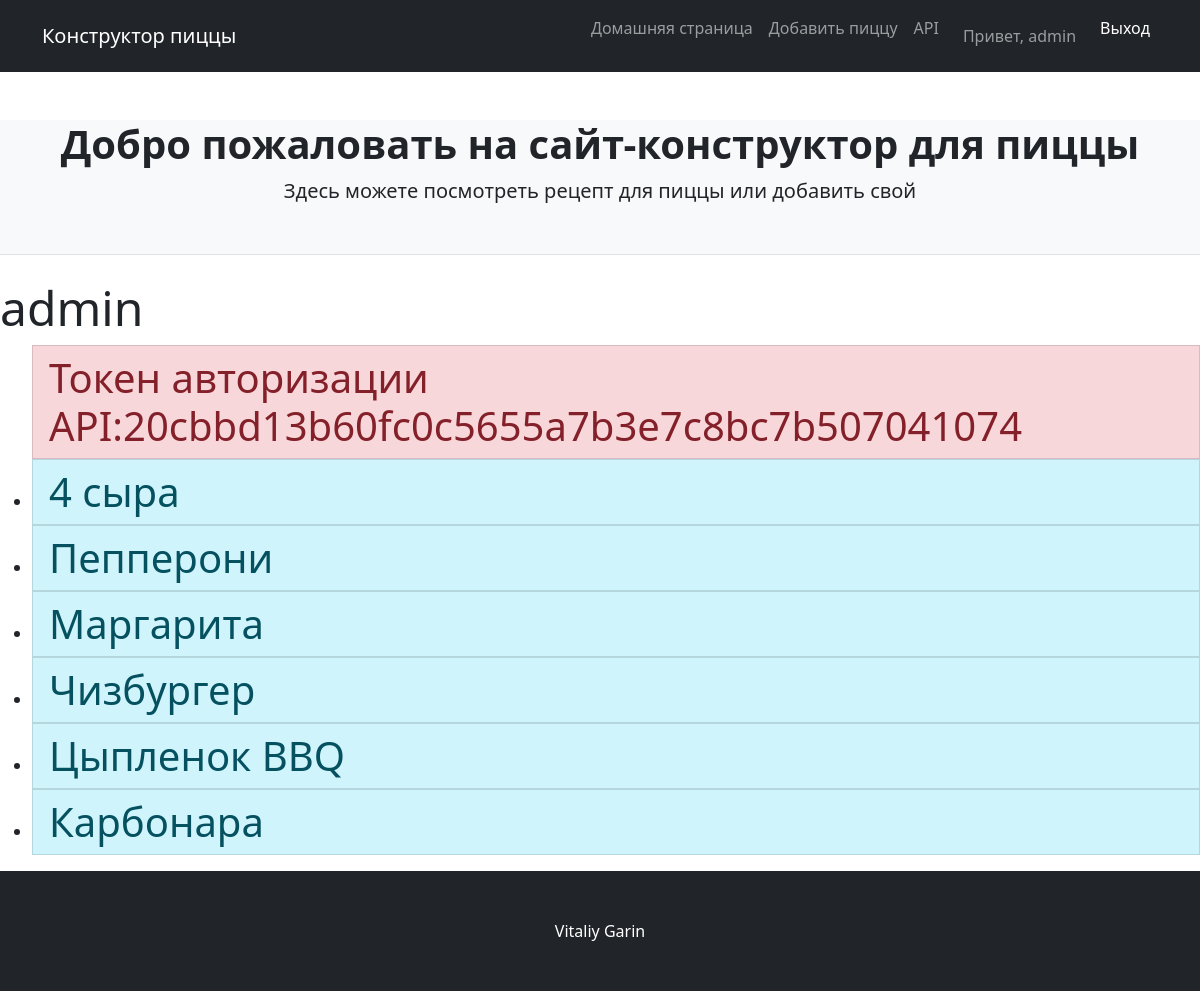
The page /user/ (signed in) on the database its author committed.
### backend/pizza/models.py (models this page shows, shortened)
class Pizza(models.Model):
    name = models.CharField(max_length=150)
    author = models.ForeignKey(
        settings.AUTH_USER_MODEL,
        on_delete=models.CASCADE,
    )
    description = models.TextField(blank=True, null=True)
    tags = models.ManyToManyField(Tag, related_name='tags', blank=True, null=True)
    image = models.ImageField(verbose_name='Фото', blank=True)
    created_at = models.DateTimeField(verbose_name='Дата создания', auto_now_add=True)
    slug = models.SlugField(verbose_name='ЧПУ', blank=True, unique=True, null=True, )
    class Meta:
        verbose_name = 'Пицца'
        verbose_name_plural = 'Пиццы'

### backend/pizza/views.py (the view)
# urls.py: path("user/", views.profile_view, name="profile"),
def profile_view(request):
    try:
        token = Token.objects.get(user=request.user)
    except:
        token = Token.objects.create(user=request.user)
    print(token.key)
    pizzas = Pizza.objects.filter(author=request.user.id)
    context = {
        "pizzas": pizzas,
        "token": token.key,
    }
    return render(request, "pizza/profile.html", context)

### frontend/templates/pizza/profile.html
{% extends "pizza/base.html" %}
{% block body %}
    <h2 class="display-5 mb-lg-2">{{ user.username }}</h2>
    <ul >
        <li class="display-6 list-group-item list-group-item-action list-group-item-danger">Токен авторизации API:{{ token }}</li>
        {% for pizza in pizzas %}
            <li >
                <a class="display-6 list-group-item list-group-item-action list-group-item-info" href="{% url 'pizza:pizza' pizza.slug %}"> {{ pizza.name }}</a>
            </li>
        {% endfor %}
    </ul>
{% endblock %}

### frontend/templates/pizza/base.html (shortened to what this page needs)
{% load static %}
<!DOCTYPE html>
<html lang="en">
<head>
    <link href="{% static 'styles.css' %}" rel="stylesheet" />
</head>
    <body>
        <nav class="navbar navbar-expand-lg navbar-dark bg-dark">
            <div class="container">
                <a class="navbar-brand" href="{% url 'pizza:index'  %}"> Конструктор пиццы</a>
                <div class="collapse navbar-collapse" id="navbarSupportedContent">
                    <ul class="navbar-nav ms-auto mb-2 mb-lg-0">
                        <li class="nav-item"><a class="nav-link" href="{% url 'pizza:index'  %}">Домашняя страница</a></li>
                        <li class="nav-item"><a class="nav-link" href="{% url 'pizza:add'  %}">Добавить пиццу</a></li>
                        <li class="nav-item"><a class="nav-link" href="{% url 'pizza:api_description'  %}">API</a></li>
                        {% if user.is_authenticated %}
                            <li class="nav-link"><a class="nav-link" href="{% url 'pizza:profile'%}">Привет, {{ user.username }}</a></li>
                            <li class="nav-item"><a class="nav-link active" aria-current="page" href="{% url 'users:logout'  %}">Выход</a></li>
                        {% else %}
                            <li class="nav-item"><a class="nav-link active" aria-current="page" href="{% url 'users:login'  %}">Вход</a></li>
                            <li class="nav-item"><a class="nav-link active" aria-current="page" href="{% url 'users:signup'  %}">Регистрация</a></li>
                        {% endif %}
                    </ul>
                </div>
            </div>
        </nav>
        <header class=" bg-light border-bottom mb-4">
            <div class="container">
                <div class="text-center my-5">
                    <h1 class="fw-bolder">Добро пожаловать на сайт-конструктор для пиццы</h1>
                    <p class="lead mb-0">Здесь можете посмотреть рецепт для пиццы или добавить свой</p>
                </div>
            </div>
        </header>
        {% block body %}
        {% endblock %}
        <footer class="py-5 bg-dark">
            <div class="container"><p class="m-0 text-center text-white">Vitaliy Garin</p></div>
        </footer>
    </body>
</html>

### rows shown on the page
Pizza: name "4 сыра"
Pizza: name "Пепперони"
Pizza: name "Маргарита"
Pizza: name "Чизбургер"
Pizza: name "Цыпленок BBQ"
Pizza: name "Карбонара"

### other values the page prints
{{ user.username }} "admin"
{{ token }} "20cbbd13b60fc0c5655a7b3e7c8bc7b507041074"
